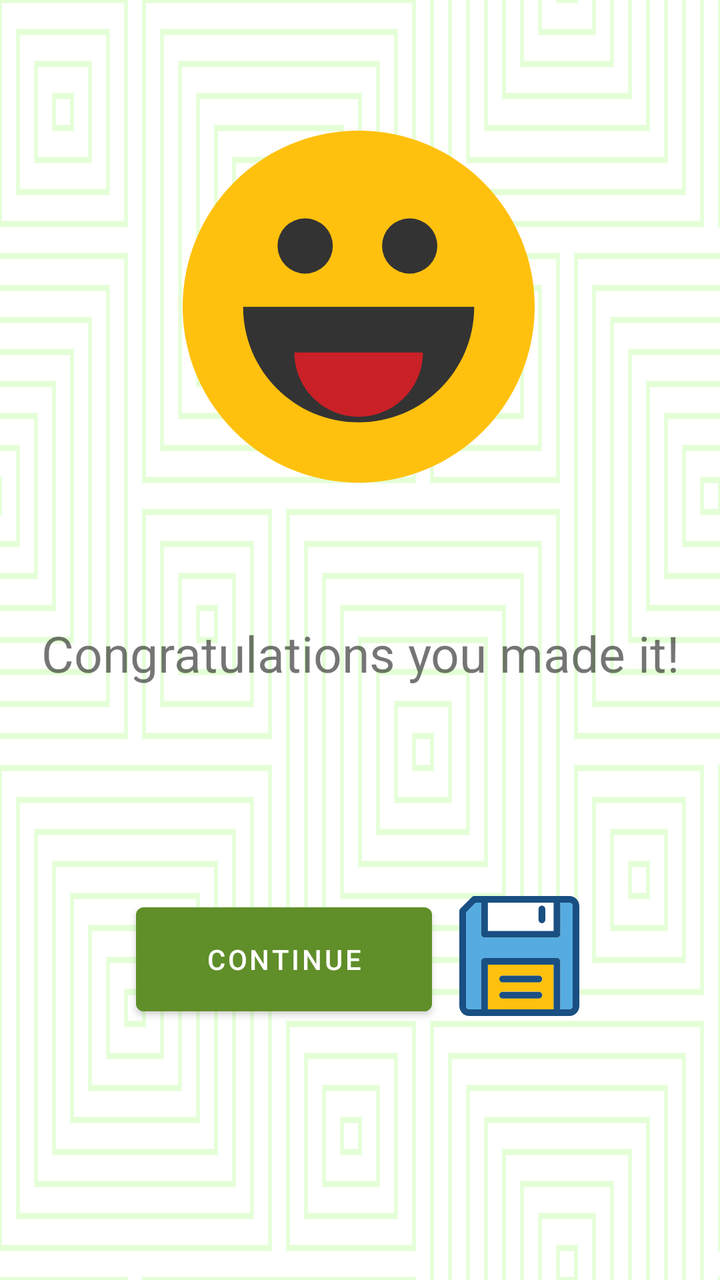
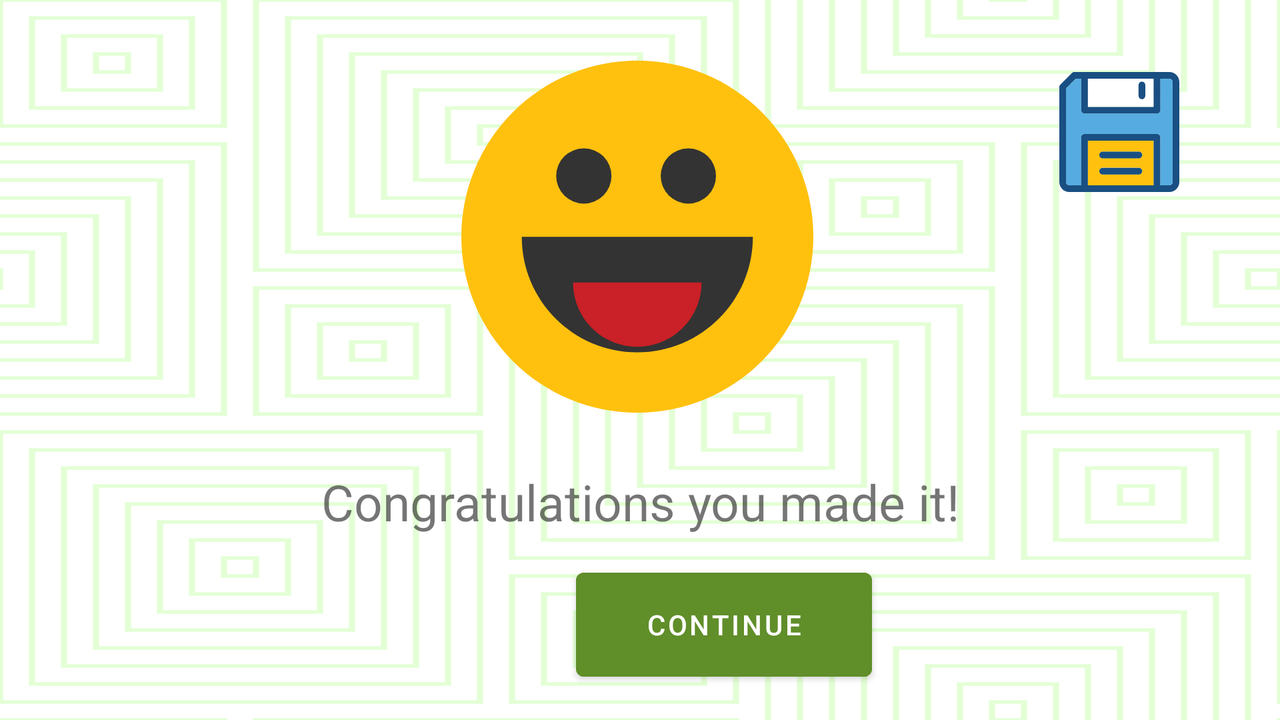

An Android layout and its configuration variant, each rendered on a device that would load it. The default file and the variant file are quoted in full after the pictures.
<!-- AndroidManifest.xml: application theme Theme.CalculationChallengeV2 -->
<!-- res/layout/fragment_success.xml -->
<?xml version="1.0" encoding="utf-8"?>
<androidx.constraintlayout.widget.ConstraintLayout xmlns:android="http://schemas.android.com/apk/res/android"
    xmlns:tools="http://schemas.android.com/tools"
    android:layout_width="match_parent"
    android:layout_height="match_parent"
    xmlns:app="http://schemas.android.com/apk/res-auto"
    tools:context=".ui.appscreens.SuccessFragment"
    android:background="@drawable/ic_tortoise_shell">

    <ImageView
        android:id="@+id/imageView2"
        android:layout_width="176dp"
        android:layout_height="195dp"
        android:src="@drawable/ic_happy_svgrepo_com"
        app:layout_constraintBottom_toBottomOf="parent"
        app:layout_constraintEnd_toEndOf="parent"
        app:layout_constraintHorizontal_bias="0.497"
        app:layout_constraintStart_toStartOf="parent"
        app:layout_constraintTop_toTopOf="parent"
        app:layout_constraintVertical_bias="0.125" />

    <TextView
        android:id="@+id/textView2"
        android:layout_width="wrap_content"
        android:layout_height="wrap_content"
        android:text="@string/congrats"
        android:textSize="25sp"
        app:layout_constraintBottom_toBottomOf="parent"
        app:layout_constraintEnd_toEndOf="parent"
        app:layout_constraintStart_toStartOf="parent"
        app:layout_constraintTop_toBottomOf="@+id/imageView2"
        app:layout_constraintVertical_bias="0.166" />

    <Button
        android:id="@+id/button_continue2"
        android:layout_width="148dp"
        android:layout_height="64dp"
        android:layout_marginStart="68dp"
        android:backgroundTint="@color/button_color"
        android:text="@string/Continue"
        android:textColor="@color/white"
        app:layout_constraintBottom_toBottomOf="parent"
        app:layout_constraintStart_toStartOf="parent"
        app:layout_constraintTop_toBottomOf="@+id/textView2"
        app:layout_constraintVertical_bias="0.448" />

    <ImageView
        android:id="@+id/img_save"
        android:layout_width="73dp"
        android:layout_height="60dp"
        android:layout_marginEnd="64dp"
        android:src="@drawable/ic_save_svgrepo_com2"
        app:layout_constraintBottom_toBottomOf="parent"
        app:layout_constraintEnd_toEndOf="parent"
        app:layout_constraintTop_toBottomOf="@+id/textView2"
        app:layout_constraintVertical_bias="0.442" />

</androidx.constraintlayout.widget.ConstraintLayout>
<!-- resources referenced by this layout -->
<resources>
  <color name="button_color">#608E29</color>
  <color name="white">#FFFFFFFF</color>
  <!-- drawable ic_happy_svgrepo_com (drawable) -->
  <vector xmlns:android="http://schemas.android.com/apk/res/android"
      android:width="473.931dp"
      android:height="473.931dp"
      android:viewportWidth="473.931"
      android:viewportHeight="473.931">
    <path
        android:pathData="M236.966,236.966m-236.966,0a236.966,236.966 0,1 1,473.932 0a236.966,236.966 0,1 1,-473.932 0"
        android:fillColor="#FFC10E"/>
    <path
        android:pathData="M81.391,237.127c0,85.911 69.649,155.56 155.56,155.56c85.915,0 155.567,-69.649 155.567,-155.56H81.391z"
        android:fillColor="#333333"/>
    <path
        android:pathData="M150.452,298.705c0,47.771 38.731,86.498 86.498,86.498c47.775,0 86.502,-38.731 86.502,-86.498H150.452z"
        android:fillColor="#CA2027"/>
    <path
        android:pathData="M164.937,155.231m-37.216,0a37.216,37.216 0,1 1,74.432 0a37.216,37.216 0,1 1,-74.432 0"
        android:fillColor="#333333"/>
    <path
        android:pathData="M305.664,155.231m-37.216,0a37.216,37.216 0,1 1,74.432 0a37.216,37.216 0,1 1,-74.432 0"
        android:fillColor="#333333"/>
  </vector>
  <!-- drawable ic_save_svgrepo_com2: vector/xml drawable (drawable, 2831 chars, omitted) -->
  <!-- drawable ic_tortoise_shell: vector/xml drawable (drawable, 15720 chars, omitted) -->
  <string name="Continue">Continue</string>
  <string name="congrats">Congratulations you made it!</string>
  <style name="Theme.CalculationChallengeV2" parent="Theme.MaterialComponents.DayNight.DarkActionBar">
          
          <item name="colorPrimary">@color/purple_500</item>
          <item name="colorPrimaryVariant">@color/purple_700</item>
          <item name="colorOnPrimary">@color/white</item>
          
          <item name="colorSecondary">@color/teal_200</item>
          <item name="colorSecondaryVariant">@color/teal_700</item>
          <item name="colorOnSecondary">@color/black</item>
          
          <item name="android:statusBarColor" tools:targetApi="l">?attr/colorPrimaryVariant</item>
          
      </style>
  <color name="purple_500">#FF6200EE</color>
  <color name="purple_700">#FF3700B3</color>
  <color name="teal_200">#FF03DAC5</color>
  <color name="teal_700">#FF018786</color>
  <color name="black">#FF000000</color>
</resources>
<!-- res/layout-land/fragment_success.xml (the repository's variant of the layout above) -->
<!-- drawn on the phone turned sideways -->
<?xml version="1.0" encoding="utf-8"?>
<androidx.constraintlayout.widget.ConstraintLayout xmlns:android="http://schemas.android.com/apk/res/android"
    xmlns:tools="http://schemas.android.com/tools"
    android:layout_width="match_parent"
    android:layout_height="match_parent"
    xmlns:app="http://schemas.android.com/apk/res-auto"
    tools:context=".ui.appscreens.SuccessFragment"
    android:background="@drawable/ic_tortoise_shell">

    <ImageView
        android:id="@+id/imageView2"
        android:layout_width="176dp"
        android:layout_height="195dp"
        android:src="@drawable/ic_happy_svgrepo_com"
        app:layout_constraintBottom_toBottomOf="parent"
        app:layout_constraintEnd_toEndOf="parent"
        app:layout_constraintHorizontal_bias="0.497"
        app:layout_constraintStart_toStartOf="parent"
        app:layout_constraintTop_toTopOf="parent"
        app:layout_constraintVertical_bias="0.125" />

    <TextView
        android:id="@+id/textView2"
        android:layout_width="wrap_content"
        android:layout_height="wrap_content"
        android:text="@string/congrats"
        android:textSize="25sp"
        app:layout_constraintBottom_toBottomOf="parent"
        app:layout_constraintEnd_toEndOf="parent"
        app:layout_constraintStart_toStartOf="parent"
        app:layout_constraintTop_toBottomOf="@+id/imageView2"
        app:layout_constraintVertical_bias="0.166" />

    <Button
        android:id="@+id/button_continue2"
        android:layout_width="148dp"
        android:layout_height="64dp"
        android:layout_marginStart="288dp"
        android:backgroundTint="@color/button_color"
        android:text="@string/Continue"
        android:textColor="@color/white"
        app:layout_constraintBottom_toBottomOf="parent"
        app:layout_constraintStart_toStartOf="parent"
        app:layout_constraintTop_toBottomOf="@+id/textView2"
        app:layout_constraintVertical_bias="0.446" />

    <ImageView
        android:id="@+id/img_save"
        android:layout_width="73dp"
        android:layout_height="60dp"
        android:layout_marginEnd="44dp"
        android:layout_marginBottom="264dp"
        android:src="@drawable/ic_save_svgrepo_com2"
        app:layout_constraintBottom_toBottomOf="parent"
        app:layout_constraintEnd_toEndOf="parent" />

</androidx.constraintlayout.widget.ConstraintLayout>
